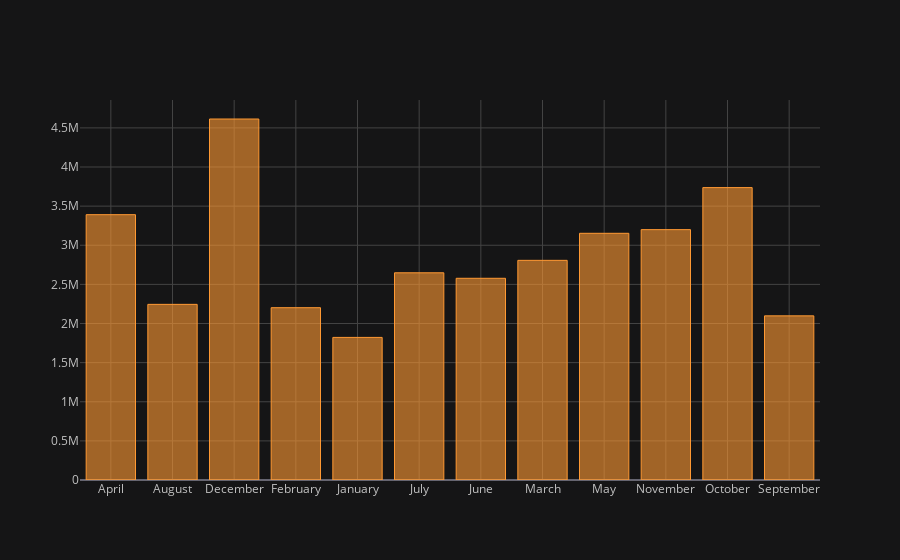

Notebook source saved alongside this figure:
### Markdown cell above
# SEEING THE SALES

### Code cell
t.iplot(kind='bar')

### Figure 1 — Plotly figure (JSON) as saved in the notebook; plotly's stock layout.template omitted (floating-point values rounded to 4 significant figures)
{"data": [{"marker": {"color": "rgba(255, 153, 51, 0.6)", "line": {"color": "rgba(255, 153, 51, 1.0)", "width": 1}}, "name": "Sales", "orientation": "v", "text": "", "type": "bar", "x": ["April", "August", "December", "February", "January", "July", "June", "March", "May", "November", "October", "September"], "y": [3391000.0, 2244000.0, 4613000.0, 2202000.0, 1822000.0, 2648000.0, 2578000.0, 2807000.0, 3153000.0, 3200000.0, 3737000.0, 2098000.0]}], "layout": {"legend": {"bgcolor": "#151516", "font": {"color": "#D9D9D9"}}, "paper_bgcolor": "#151516", "plot_bgcolor": "#151516", "title": {"font": {"color": "#D9D9D9"}}, "xaxis": {"gridcolor": "#434343", "showgrid": true, "tickfont": {"color": "#C2C2C2"}, "title": {"font": {"color": "#D9D9D9"}, "text": ""}, "zerolinecolor": "#666570"}, "yaxis": {"gridcolor": "#434343", "showgrid": true, "tickfont": {"color": "#C2C2C2"}, "title": {"font": {"color": "#D9D9D9"}, "text": ""}, "zerolinecolor": "#666570"}}}
